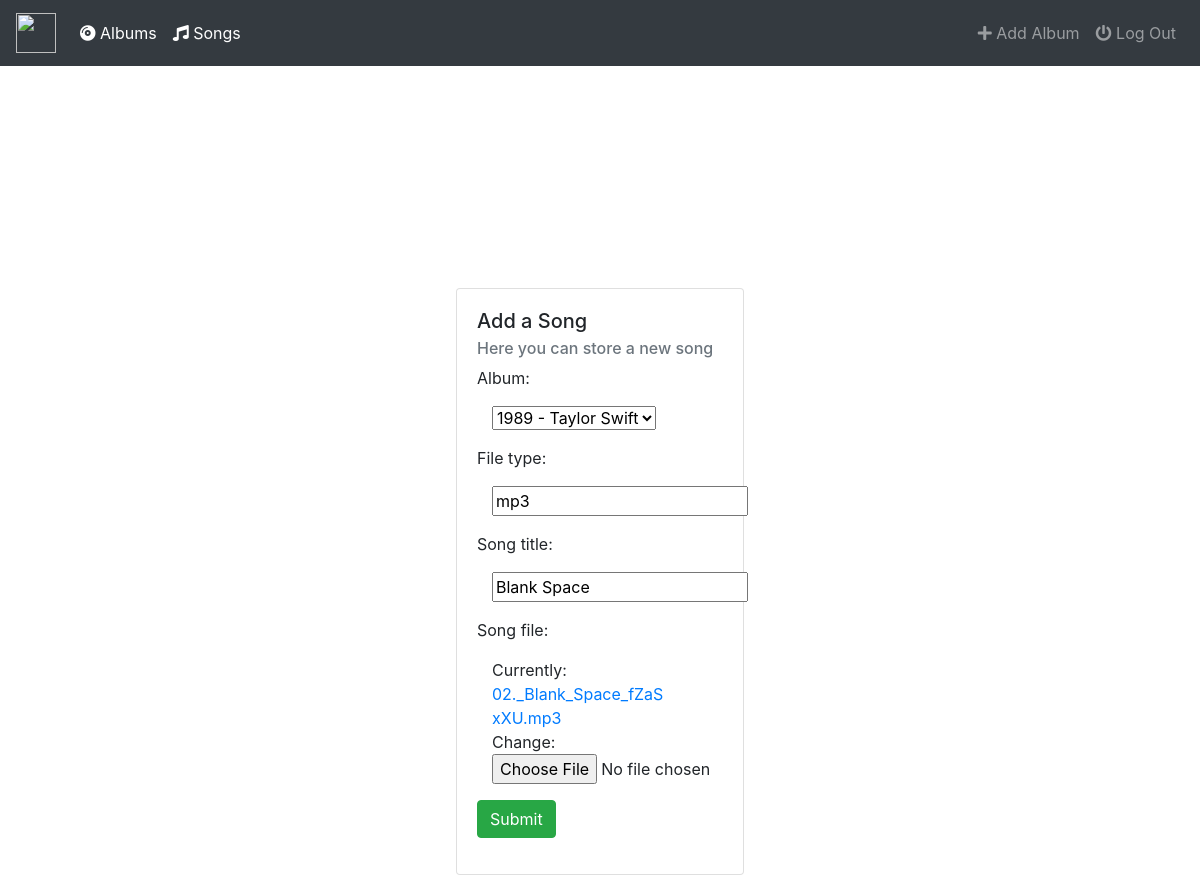
Screenshot of /music/songs/14 with the database file from the repository.
### music/models.py (models this page shows, shortened)
class Song(models.Model):
    album = models.ForeignKey(Album, on_delete=models.CASCADE)
    file_type = models.CharField(max_length=10)
    song_title = models.CharField(max_length=30)
    song_file = models.FileField()

### music/views.py (the view)
# urls.py: url(r'^music/songs/(?P<pk>[0-9]+)$', views.SongUpdate.as_view(), name='song-update'),
class SongUpdate(UpdateView):
    model = Song
    fields = ['album', 'file_type', 'song_title', 'song_file']

### music/models.py (called while the page is built)
    def __str__(self):
        return self.album_title + ' - ' + self.artist

### music/templates/music/song_form.html (shortened to what this page needs)
{% extends 'music/base.html' %}
{% block body %}
<div class="container">
  <div class="card mx-auto " style="width: 18rem;">
  <div class="card-body">
    <h5 class="card-title">Add a Song</h5>
    <h6 class="card-subtitle mb-2 text-muted">Here you can store a new song</h6>
    <form class="form-horizontal" action="" method="post" enctype="multipart/form-data">
      {% include 'music/form-template.html' %}
      <div class="form-group">
        <button type="submit" class="btn btn-success">Submit</button>
      </div>
    </form>
  </div>
</div>
</div>
{% endblock %}

### music/templates/music/form-template.html
{% for field in form %}
<div class="form-group ">
  <label >{{ field.label_tag }}</label>
  <div class="col-10">
    {{ field }}
  </div>
</div>
{% endfor %}

### music/static/music/style.css (style rules this page uses)
body { background-image: url('https://images.pexels.com/photos/1020317/pexels-photo-1020317.jpeg?auto=compress&cs=tinysrgb&dpr=2&h=750&w=1260 '); background-repeat: no-repeat; background-size: cover; background-attachment: fixed; }
.card { margin-top: 20%; }

### rows the page displays
Song: form "1989 - Taylor Swift" "mp3" "Blank Space"

### other values shown
{{ field.label_tag }} "Album:" "File type:" "Song title:" "Song file:"
